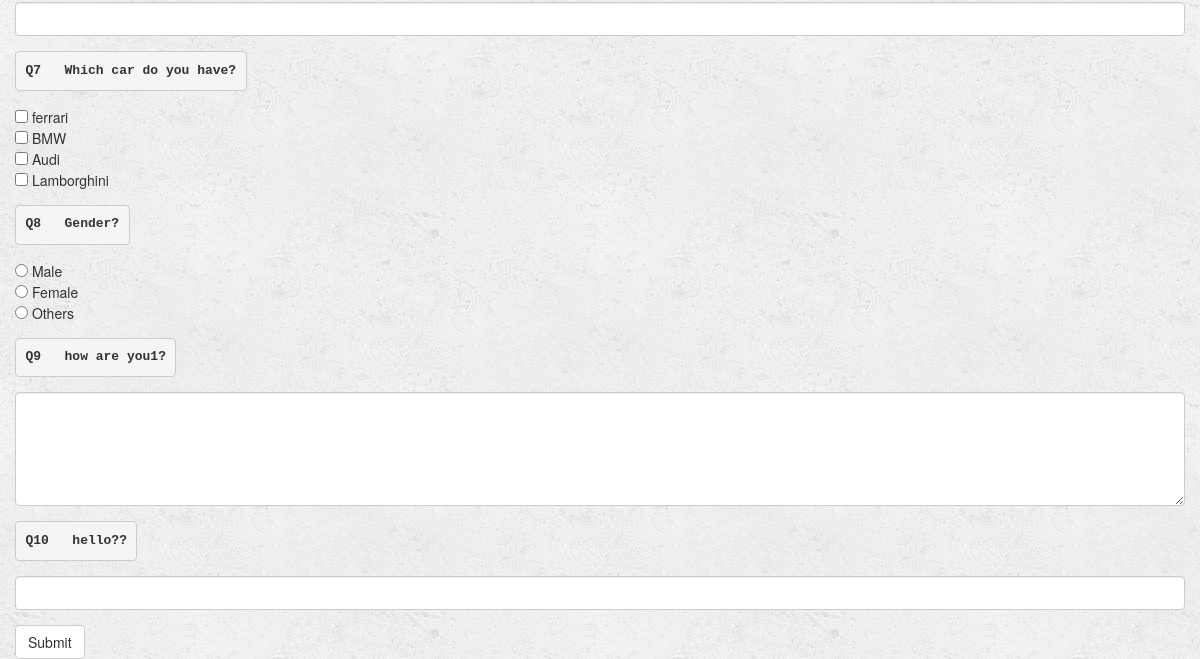
The app's page /music/8/user/1/ (lower part), older data.
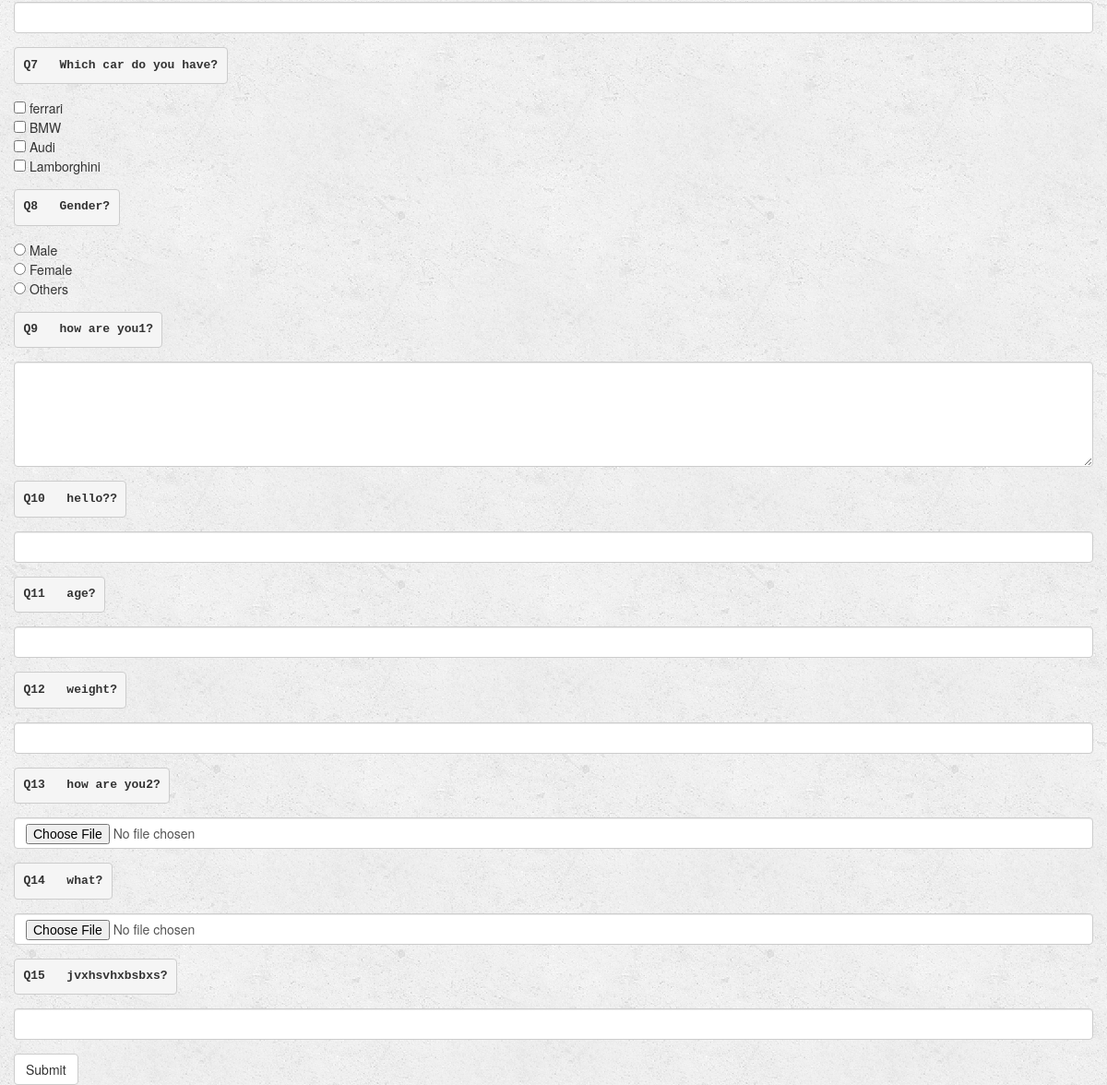
The same page, newer data.
### music/models.py (models this page shows, shortened)
class Question(models.Model):
    gform = models.ForeignKey(Gform, on_delete=models.CASCADE, default=1)
    ques_type = models.CharField(max_length=50, choices=TYPE_CHOICES, default="multiline")
    ques_text = models.CharField(max_length=500)
    choices = models.CharField(max_length=500,default="")
    is_req = models.BooleanField(default=False)
    is_vis = models.BooleanField(default=False)
    def choices_as_list(self):
    	return self.choices.split(',')

### music/views.py (the view)
# urls.py: url(r'^(?P<gform_id>[0-9]+)/user/(?P<user_id>[0-9]+)/$', views.filler, name='filler'),
def filler(request, gform_id, user_id):
	user = request.user
	gform = get_object_or_404(Gform, pk=gform_id)
	return render(request, 'music/filler.html', {'gform':gform, 'user':user})

### music/models.py (called while the page is built)
    def __str__(self):
        return self.gform_name + " " + self.gform_desc

### music/templates/music/filler.html (shortened to what this page needs)
{% extends 'music/base.html' %}
{% block body %}
<div class=container-fluid>
<br><br>
<form action="#">
	{% for question in gform.question_set.all %}
		<div class="form-group">
    	<label for="question"> <pre>Q{{ forloop.counter }}   {{ question.ques_text }}</pre></label>
    	{% if question.ques_type == "multiline" %}
    	<textarea class="form-control" rows="5" id="comment" hidden></textarea>
    	{% elif question.ques_type == "singleline" %}
    		{% if question.choices == "AlphaNumeric" %}
    			<input type="text" class="form-control" id="question" data-inputmask-regex="[A-Za-z0-9]*" />
    		{% else %}
    			<input type="text" class="form-control" id="question" >
    		{% endif %}
    	{% elif question.ques_type == "num_range" %}
      	<br>
      <input type="number" min="{{ question.choices_as_list.0 }}" max="{{ question.choices_as_list.1 }}" class="form-control" name="{{ question.ques_text }}">
    	{% elif question.ques_type == "file_upload" %}
    		{% if question.choices == "None" %}
    			<input type="file" class="form-control" id="question">
    		{% elif question.choices == ".pdf" %}
    			<input type="file" class="form-control" id="question" accept="application/pdf">
    		{% endif %}
    	{% elif question.ques_type == "number" %}
    	<input type="number" class="form-control" id="question">
    	{% elif question.ques_type == "url" %}
    	<input type="url" class="form-control" id="question">
    	{% elif question.ques_type == "email" %}
    	<input type="email" class="form-control" id="question">
    	{% elif question.ques_type == "checkbox" %}
    		<br>
    		{% for choice in question.choices_as_list %}
    			<input type="checkbox"> {{ choice }}<br>
    		{% endfor%}
    	{% elif question.ques_type == "radio" %}
    		<br>
    		{% for choice in question.choices_as_list %}
    			<input type="radio" name = "question" value="{{ forloop.counter }}"> {{ choice }}<br>
    		{% endfor%}
    	{% endif %}
  		</div>
	{% endfor %}
  <button type="submit" class="btn btn-default">Submit</button>
</form>
</div>
{% endblock %}

Row changes from the older to the newer data that the page shows:
added Question: ques_text "age?"
added Question: ques_text "weight?"
added Question: ques_text "how are you2?"
added Question: ques_text "what?"
added Question: ques_text "jvxhsvhxbsbxs?"
